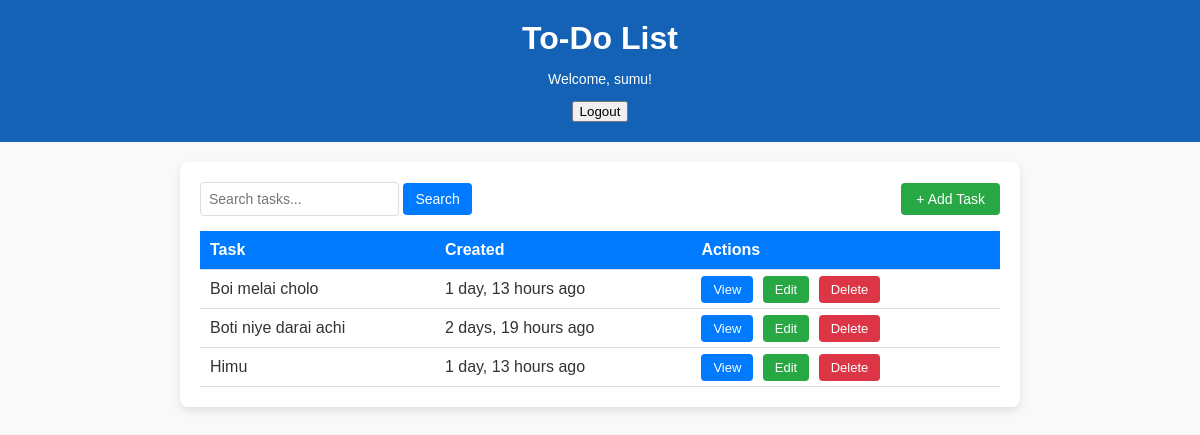
The app's page / (signed in), older data.
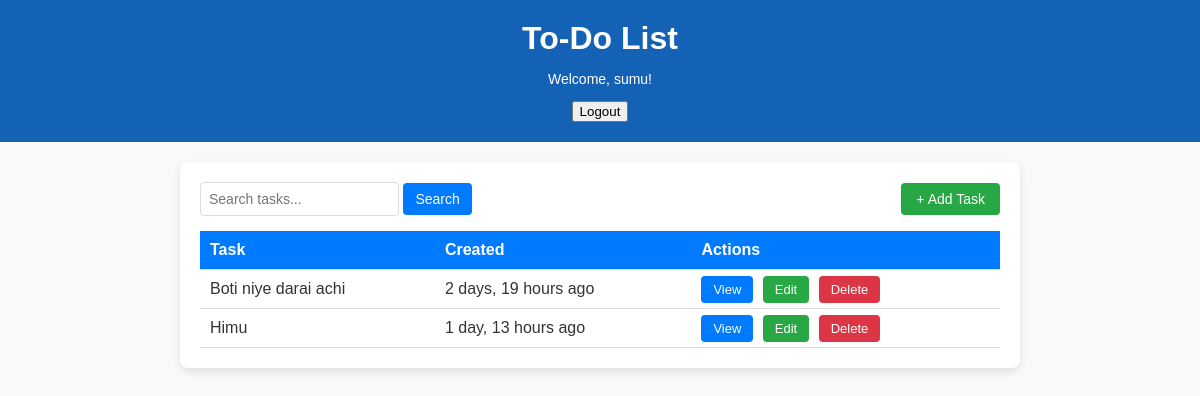
The same page, newer data.
### base/models.py (models this page shows, shortened)
class Task(models.Model):
    user = models.ForeignKey(User, on_delete=models.CASCADE, null=True, blank=True)
    title = models.CharField(max_length=250)
    description = models.TextField(null=True, blank=True)
    complete =  models.BooleanField(default=False)
    create = models.DateTimeField(auto_now_add=True)
    class Meta:
        ordering = ['-complete']

### base/views.py (the view)
# urls.py: path("", TaskListView.as_view(), name="tasks"),  # Task list (Homepage)
class TaskListView(LoginRequiredMixin, ListView):
    model = Task
    context_object_name = "tasks"
    template_name = "base/TaskListView.html"
    def get_queryset(self):
        return Task.objects.filter(
            user=self.request.user,
            title__icontains=self.request.GET.get("q", "")
        )

### base/templates/base/TaskListView.html (shortened to what this page needs)
<!DOCTYPE html>
<html lang="en">
<head>
</head>
<body>
    <header>
        <h1>To-Do List</h1>
        <div class="auth">
            {% if user.is_authenticated %}
                <p>Welcome, {{ user.username }}!</p>
                <form action="{% url 'logout' %}" method="post">
                    <button type="submit">Logout</button>
                </form>
            {% else %}
                <a href="{% url 'login' %}">Login</a>
            {% endif %}
        </div>
    </header>
    <main>
        <div class="top-section">
            <div class="search-box">
                <form method="GET" action="">
                    <input type="text" name="q" placeholder="Search tasks..." value="{{ search_query }}">
                    <button type="submit">Search</button>
                </form>
            </div>
            <div class="add-task">
                <a href="{% url 'task-create' %}">+ Add Task</a>
            </div>
        </div>
        <table>
            <thead>
                <tr>
                    <th>Task</th>
                    <th>Created</th>
                    <th>Actions</th>
                </tr>
            </thead>
            <tbody>
                {% for task in tasks %}
                <tr>
                    <td>{{ task.title }}</td>
                    <td>{{ task.create|timesince }} ago</td>
                    <td>
                        <a href="{% url 'task' task.id %}" class="btn btn-view">View</a>
                        <a href="{% url 'task-update' task.id %}" class="btn btn-edit">Edit</a>
                        <a href="{% url 'task-delete' task.id %}" class="btn btn-delete">Delete</a>
                    </td>
                </tr>
                {% empty %}
                <tr>
                    <td colspan="3" class="empty-list">No tasks found.</td>
                </tr>
                {% endfor %}
            </tbody>
        </table>
    </main>
</body>
</html>

Row changes from the older to the newer data that the page shows:
removed Task: title "Boi melai cholo", create "1 day, 13 hours"
